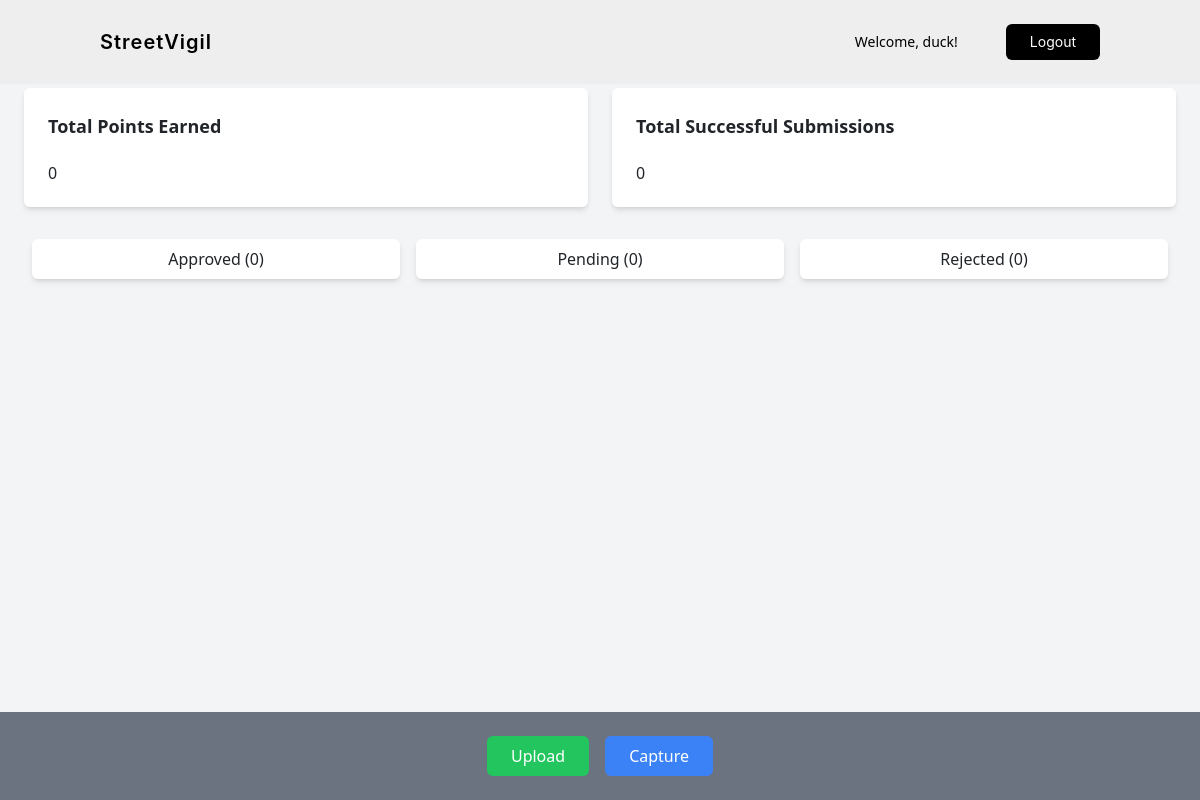
Page /streetvigil/ (signed in) on the earlier database version.
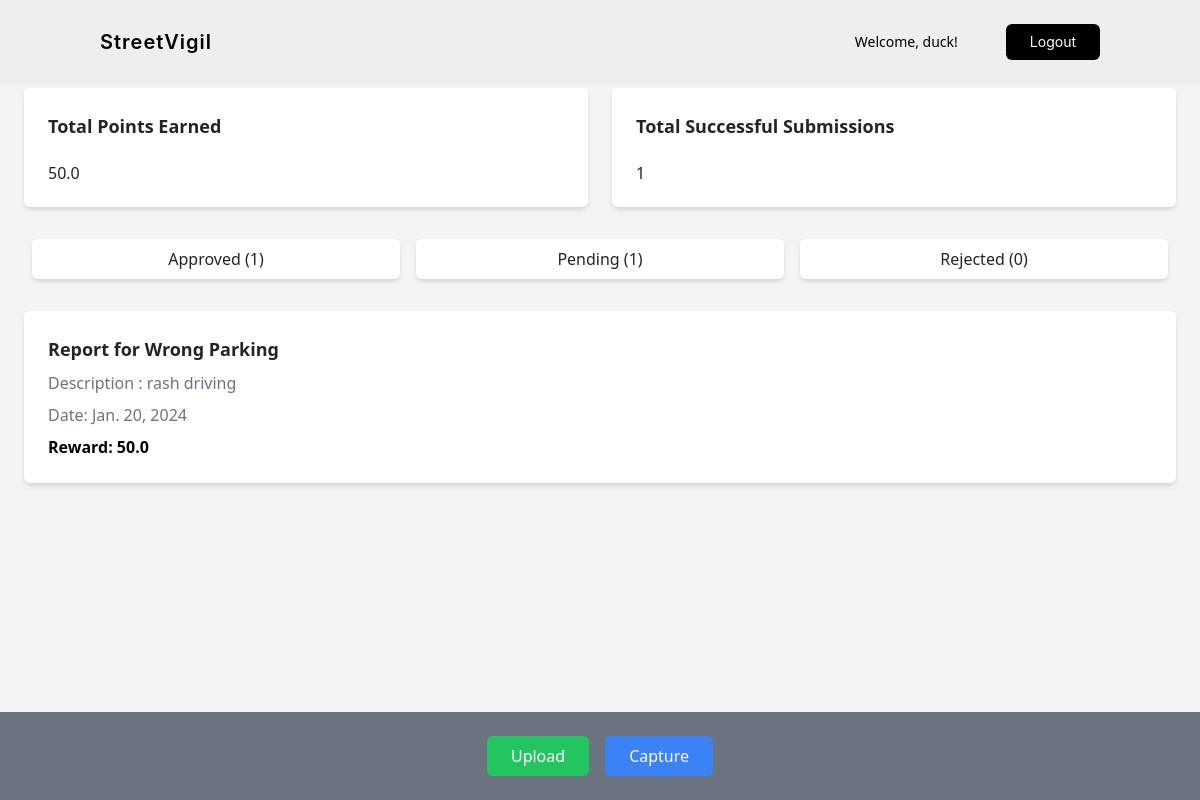
Same page on the later database version.
### streetvigil/models.py (models this page shows, shortened)
class CapturedImage(models.Model):
    image = models.ImageField(upload_to='captured_images/')
    category = models.CharField(max_length=200, blank =  True , null = True)
    description = models.TextField(default='No description provided')
    reported_by = models.ForeignKey(User, on_delete=models.CASCADE, null=True, blank=True)
    latitude = models.FloatField(null=True, blank=True)
    longitude = models.FloatField(null=True, blank=True)
    verified = models.BooleanField(default=False )
    status = models.CharField(max_length=4, default='P')
    rewards = models.FloatField(default=0)
    created_at = models.DateTimeField(default=timezone.now)
    class Meta:
        ordering = ['-created_at']

### streetvigil/views.py (the view, shortened to what this page needs)
# urls.py: path('', index, name='index'),
def index(request):
    context = {}
    if request.user.is_authenticated:
        user_reports = CapturedImage.objects.filter(reported_by=request.user)
        pending = user_reports.filter(status='P')
        approved = user_reports.filter(status='A')
        rejected = user_reports.filter(status='R')
        total_rewards = approved.aggregate(Sum('rewards'))['rewards__sum']
        total_rewards = total_rewards if total_rewards is not None else 0
        total_submissions = approved.count() + rejected.count()
        context = {
            'total_rewards': total_rewards,
            'total_submissions': total_submissions,
            'pending_no': pending.count(),
            'approved_no': approved.count(),
            'rejected_no': rejected.count(),
            'pending': pending,
            'approved': approved,
            'rejected': rejected
        }
    return render(request, 'index.html', context)

### streetvigil/templates/index.html (shortened to what this page needs)
{% extends "base.html" %}
{% block body %}
    <div class=" mx-auto mt-16 p-4">
        {% if user.is_authenticated %}
        <div class="grid grid-cols-1 md:grid-cols-2 gap-4">
            <div class="bg-white p-4 rounded-md shadow-md">
                <h2 class="text-lg font-semibold mb-4">Total Points Earned</h2>
                <h2>{{ total_rewards }}</h2>
            </div>
            <div class="bg-white p-4 rounded-md shadow-md">
                <h2 class="text-lg font-semibold mb-4">Total Successful Submissions</h2>
                <h2>{{ total_submissions }}</h2>
            </div>
        </div>
        <div class="flex justify-center mt-8">
            <button onclick="filterReports('approved')" class="bg-white py-2 px-6 rounded-md mx-2 w-full shadow-md">Approved  ({{approved_no}}) </button>
            <button onclick="filterReports('pending')" class="bg-white py-2 px-6 rounded-md mx-2 w-full shadow-md">Pending ({{pending_no}})</button>
            <button onclick="filterReports('rejected')" class="bg-white py-2 px-6 rounded-md mx-2 w-full shadow-md">Rejected  ({{rejected_no}})</button>
        </div>
        <div id="filteredReports" class="mt-8">
            {% for report in approved %}
            <div class="bg-white p-4 mb-4 rounded-md shadow-md">
                <h2 class="text-lg font-semibold mb-2">Report for {{ report.category }}</h2>
                <p class="text-gray-500 mb-2">Description : {{ report.description }}</p>
                <p class="text-gray-500 mb-2">Date: {{ report.created_at.date }}</p>
                <p class="text-black font-bold">Reward: {{ report.rewards }}</p>
            </div>
            {% endfor %}
        </div>
        {% endif %}
    </div>
    <footer class="bg-gray-500 p-4 text-white fixed bottom-0 w-full z-10">
        <div class="container mx-auto flex justify-center">
            <a href="{% url 'upload' %}">
                <button class="bg-green-500 text-white py-2 px-6 rounded-md mx-2">Upload</button>
            </a>
            <a href="{% url 'capture' %}">
                <button class="bg-blue-500 text-white py-2 px-6 rounded-md mx-2">Capture</button>
            </a>
        </div>
    </footer>
{% endblock %}

Differences in the rows shown:
added CapturedImage: category "Wrong Parking", description "rash driving", created_at "Jan. 20, 2024", rewards "50.0"
Other differences:
{{ total_rewards }}: "0" → "50.0"
{{ total_submissions }}: "0" → "1"
{{ approved_no }}: "0" → "1"
{{ pending_no }}: "0" → "1"
